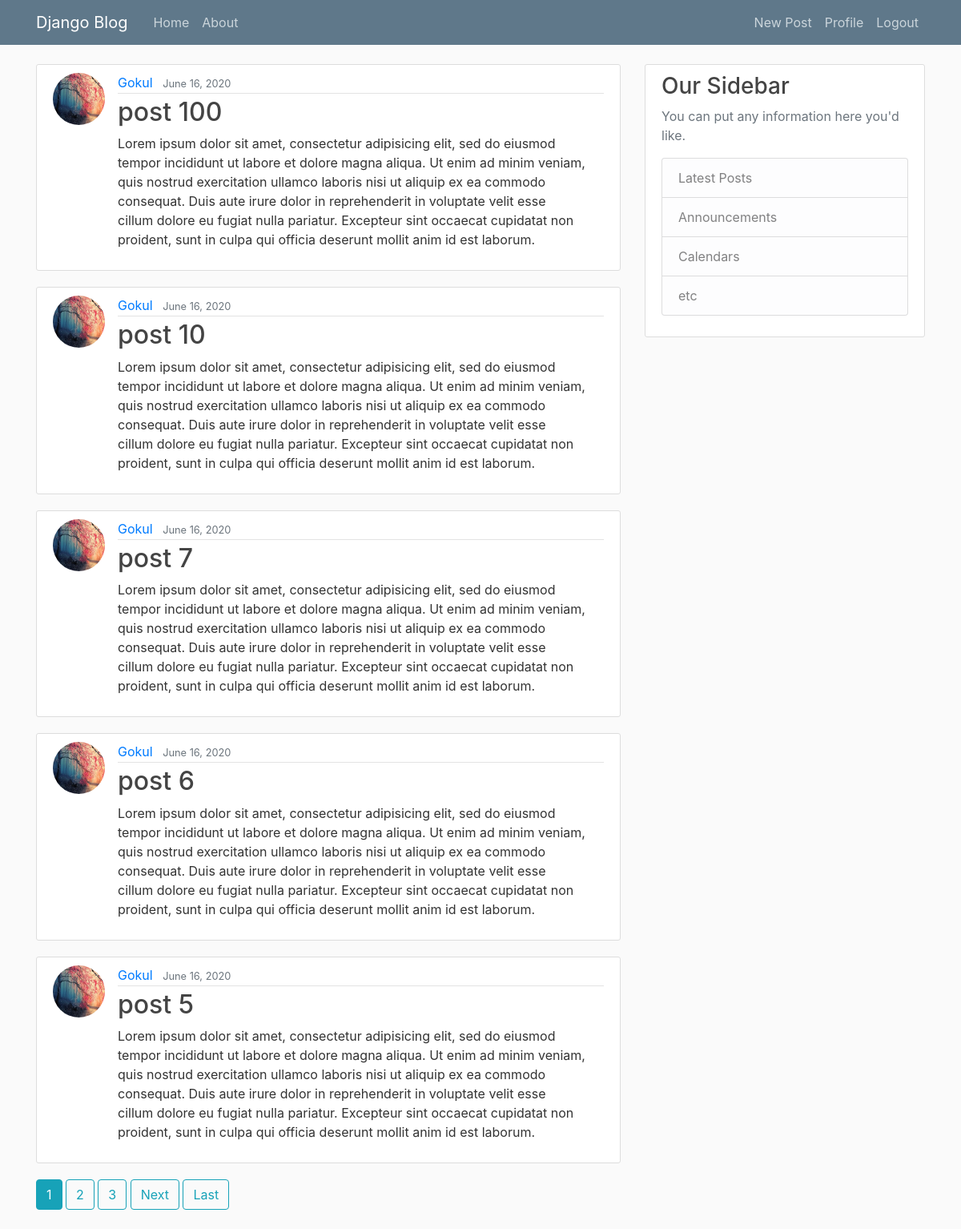
The app's page / (signed in) with its own data.
### blog/models.py (models this page shows, shortened)
class Post(models.Model):
	title = models.CharField(max_length=100)
	content = models.TextField()
	date_posted = models.DateTimeField(default=timezone.now)
	author = models.ForeignKey(User, on_delete=models.CASCADE)

### users/models.py (models this page shows, shortened)
class Profile(models.Model):
	user = models.OneToOneField(User, on_delete=models.CASCADE)
	image = models.ImageField(default='default.jpg', upload_to='profile_pics')

### blog/views.py (the view)
# urls.py: path('', PostListView.as_view(), name='blog-home'),
class PostListView(LoginRequiredMixin, ListView):
	model = Post
	template_name = 'blog/home.html'
	context_object_name = 'posts'
	ordering = ['-date_posted']
	paginate_by = 5

### blog/templates/blog/home.html (shortened to what this page needs)
{% extends "blog/base.html" %}
{% block content %}
	{% for post in posts %}
		<article class="media content-section">
			<img class="rounded-circle article-img" src="{{ post.author.profile.image.url }}">
		  <div class="media-body">
		    <div class="article-metadata">
		      <a class="mr-2" href="#">{{ post.author }}</a>
		      <small class="text-muted">{{ post.date_posted | date:"F d, Y"}}</small>
		    </div>
		    <h2><a class="article-title" href="{% url 'post-detail' post.id %}">{{ post.title }}</a></h2>
		    <p class="article-content">{{ post.content }}</p>
		  </div>
		</article>
	{% endfor %}
{% if is_paginated %}
	{% for num in page_obj.paginator.page_range %}
        {% if page_obj.number == num %}
          <a class="btn btn-info mb-4" href="?page={{ num }}">{{ num }}</a>
        {% elif num > page_obj.number|add:'-3' and num < page_obj.number|add:'3' %}
          <a class="btn btn-outline-info mb-4" href="?page={{ num }}">{{ num }}</a>
        {% endif %}
    {% endfor %}
	{% if page_obj.has_next %}
		<a class = "btn btn-outline-info mb-4" href="?page={{page_obj.next_page_number}}">Next</a>
		<a class = "btn btn-outline-info mb-4" href="?page={{ page_obj.paginator.num_pages}}">Last</a>
	{% endif %}
{% endif %}
{% endblock content %}

### blog/static/blog/main.css (style rules this page uses)
body { background: #fafafa; color: #333333; margin-top: 5rem; }
h1, h2, h3, h4, h5, h6 { color: #444444; }
.content-section { background: #ffffff; padding: 10px 20px; border: 1px solid #dddddd; border-radius: 3px; margin-bottom: 20px; }
.article-title { color: #444444; }
.article-content { white-space: pre-line; }
.article-img { height: 65px; width: 65px; margin-right: 16px; }
.article-metadata { padding-bottom: 1px; margin-bottom: 4px; border-bottom: 1px solid #e3e3e3 }

### records on screen
Post: author.profile.image (picture), author "Gokul", date_posted "June 16, 2020", title "post 100", content "Lorem ipsum dolor sit amet, consectetur adipisicing elit, sed do eiusmod tempor incididunt ut labore et dolore magna aliqua. Ut enim ad minim veniam, quis nostrud exercitation ullamco laboris nisi ut aliquip ex ea commodo consequat. Duis aute irure dolor in reprehenderit in voluptate velit esse cillum dolore eu fugiat nulla pariatur. Excepteur sint occaecat cupidatat non proident, sunt in culpa qui officia deserunt mollit anim id est laborum."
Post: author.profile.image (picture), author "Gokul", date_posted "June 16, 2020", title "post 10", content "Lorem ipsum dolor sit amet, consectetur adipisicing elit, sed do eiusmod tempor incididunt ut labore et dolore magna aliqua. Ut enim ad minim veniam, quis nostrud exercitation ullamco laboris nisi ut aliquip ex ea commodo consequat. Duis aute irure dolor in reprehenderit in voluptate velit esse cillum dolore eu fugiat nulla pariatur. Excepteur sint occaecat cupidatat non proident, sunt in culpa qui officia deserunt mollit anim id est laborum."
Post: author.profile.image (picture), author "Gokul", date_posted "June 16, 2020", title "post 7", content "Lorem ipsum dolor sit amet, consectetur adipisicing elit, sed do eiusmod tempor incididunt ut labore et dolore magna aliqua. Ut enim ad minim veniam, quis nostrud exercitation ullamco laboris nisi ut aliquip ex ea commodo consequat. Duis aute irure dolor in reprehenderit in voluptate velit esse cillum dolore eu fugiat nulla pariatur. Excepteur sint occaecat cupidatat non proident, sunt in culpa qui officia deserunt mollit anim id est laborum."
Post: author.profile.image (picture), author "Gokul", date_posted "June 16, 2020", title "post 6", content "Lorem ipsum dolor sit amet, consectetur adipisicing elit, sed do eiusmod tempor incididunt ut labore et dolore magna aliqua. Ut enim ad minim veniam, quis nostrud exercitation ullamco laboris nisi ut aliquip ex ea commodo consequat. Duis aute irure dolor in reprehenderit in voluptate velit esse cillum dolore eu fugiat nulla pariatur. Excepteur sint occaecat cupidatat non proident, sunt in culpa qui officia deserunt mollit anim id est laborum."
Post: author.profile.image (picture), author "Gokul", date_posted "June 16, 2020", title "post 5", content "Lorem ipsum dolor sit amet, consectetur adipisicing elit, sed do eiusmod tempor incididunt ut labore et dolore magna aliqua. Ut enim ad minim veniam, quis nostrud exercitation ullamco laboris nisi ut aliquip ex ea commodo consequat. Duis aute irure dolor in reprehenderit in voluptate velit esse cillum dolore eu fugiat nulla pariatur. Excepteur sint occaecat cupidatat non proident, sunt in culpa qui officia deserunt mollit anim id est laborum."

### other values on screen
{{ num }} "1"
{{ num }} "2" "3"
